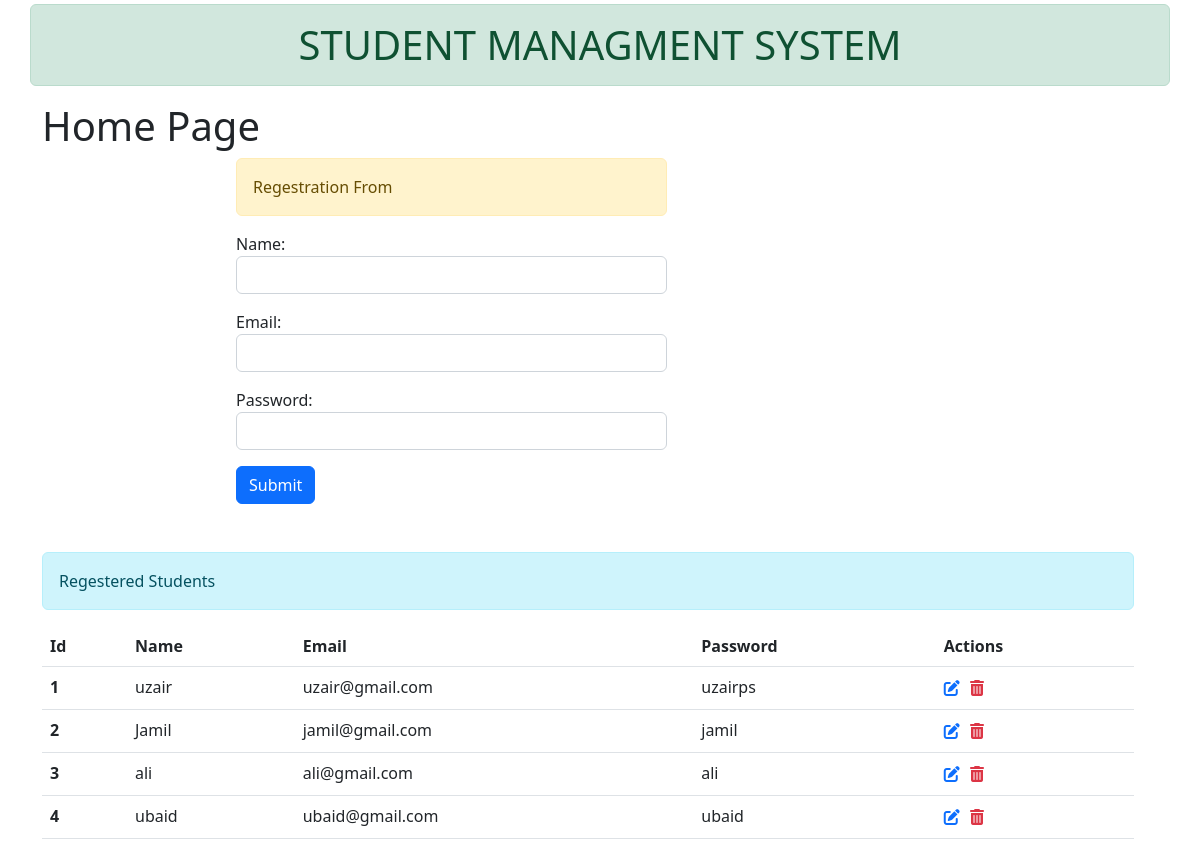
The app's page /, older data.
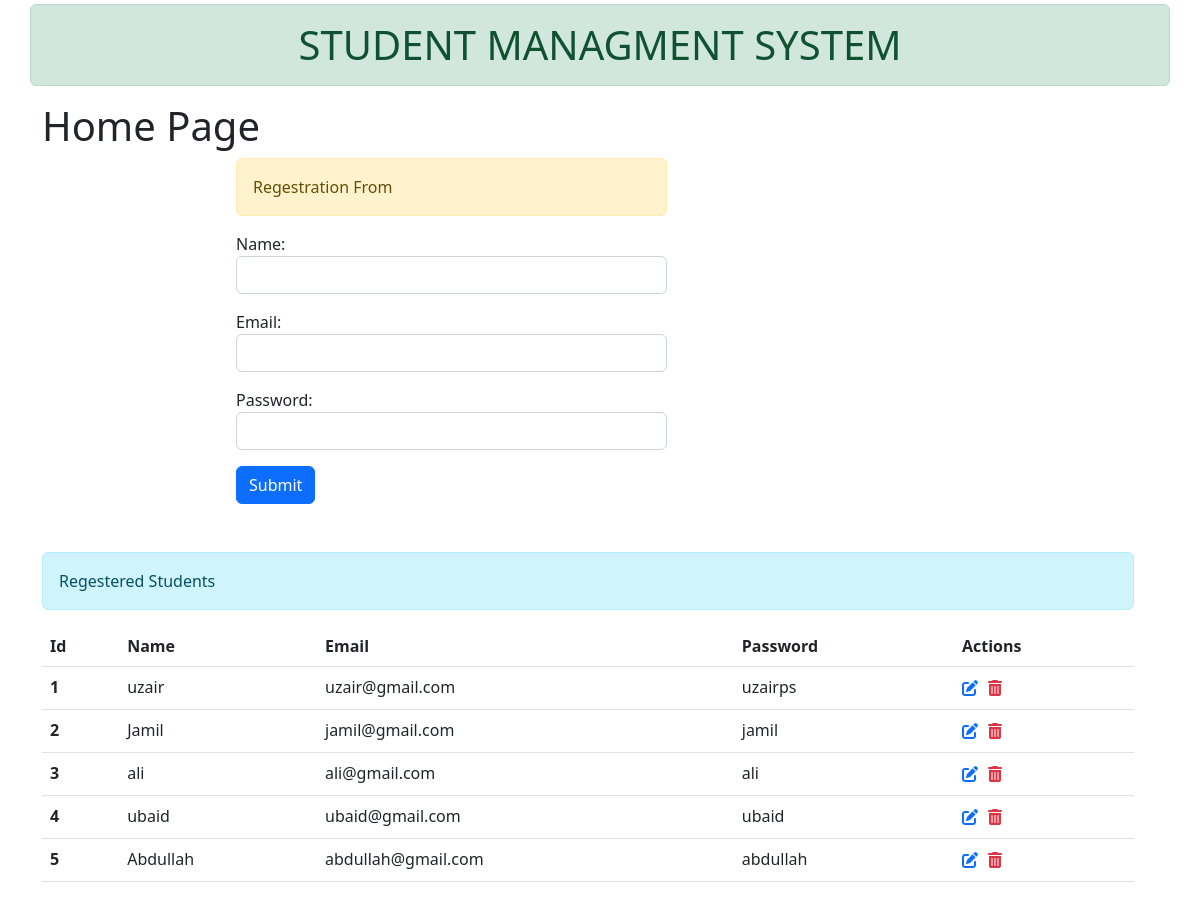
The same page, newer data.
### std/models.py (models this page shows, shortened)
class Students(models.Model):
    name = models.CharField(max_length=50,null=True)
    email = models.CharField(max_length=100, null=True)
    password = models.CharField(max_length=50, null=True)

### std/views.py (the view)
# urls.py: path('',views.Home,name='Home'),
def Home(request):
    form = StudentsForm()
    if request.method == 'POST':
        form=StudentsForm(request.POST)
        form.save()
        StudentsForm()
    data = Students.objects.all()
    contex={
        'form':form,
        'data':data
    }
    return render(request,'app/index.html',contex)

### std/forms.py
class StudentsForm(ModelForm):
    class Meta:
        model = Students
        fields = '__all__'
        widgets={
            'name':forms.TextInput(attrs={'class':'form-control'}),
            'email':forms.TextInput(attrs={'class':'form-control'}),
            'password':forms.PasswordInput(attrs={'class':'form-control'},render_value=True)
        }

### templates/app/index.html (shortened to what this page needs)
{% extends 'app/base.html' %}
{% block content %}
<h1>Home Page</h1>
<div class="row container">
  <div class="col col-5 offset-2">
    <div class="alert alert-warning">Regestration From</div>
    <form method="POST">
      {{form.as_p}}
      <input type="submit" value="Submit" class="btn btn-primary">
    </form>
  </div>
  <table class="table">
    <div class="alert alert-info mt-5">Regestered Students</div>
    <thead>
      <tr>
        <th scope="col">Id</th>
        <th scope="col">Name</th>
        <th scope="col">Email</th>
        <th scope="col">Password</th>
        <th scope="col">Actions</th>
      </tr>
    </thead>
    <tbody>
      {% for dt in data %}
      <tr>
        <th scope="row">{{ dt.id }}</th>
        <td>{{ dt.name }}</td>
        <td>{{ dt.email }}</td>
        <td>{{ dt.password }}</td>
        <td>
          <a href="{% url 'Update' dt.id %}">
            <i class="fa-solid fa-pen-to-square text-primary"></i>
          </a>
          <form action="{% url 'delete' dt.id %}" method="POST" class="d-inline">
            <button type="submit">
              <i class="fa-solid fa-trash-can text-danger"></i>
            </button>
          </form>
        </td>
      </tr>
      {% endfor %}
    </tbody>
  </table>
</div>
{% endblock content %}

Row changes from the older to the newer data that the page shows:
added Students: id "5", name "Abdullah", email "abdullah@gmail.com", password "abdullah"
